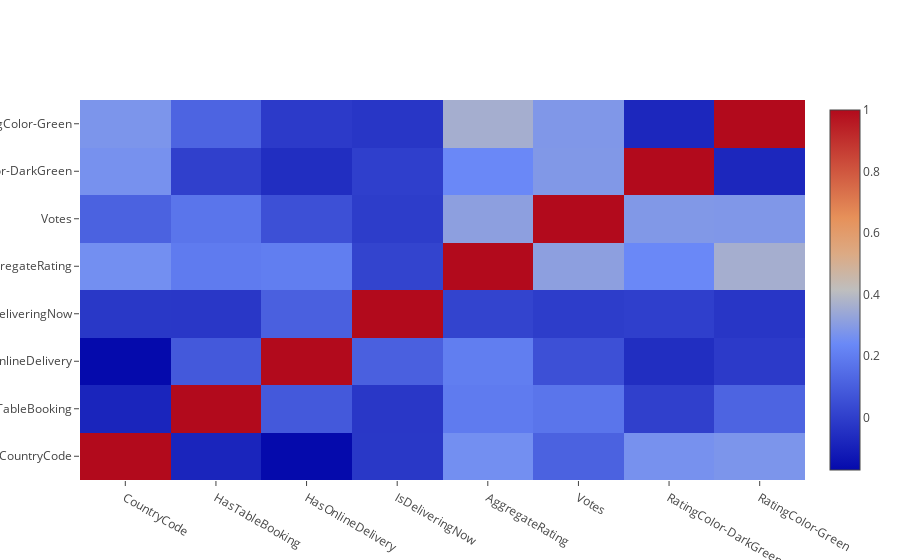

Notebook code for this chart:
### Code cell
trace = go.Heatmap(z=np.array(corr_matrix), x=corr_matrix.columns, y=corr_matrix.columns)
data=[trace]
iplot(data)

### Figure 1 — Plotly figure (JSON) as saved in the notebook; plotly's stock layout.template omitted (floating-point values rounded to 4 significant figures)
{"data": [{"type": "heatmap", "x": ["CountryCode", "HasTableBooking", "HasOnlineDelivery", "IsDeliveringNow", "AggregateRating", "Votes", "RatingColor-DarkGreen", "RatingColor-Green"], "y": ["CountryCode", "HasTableBooking", "HasOnlineDelivery", "IsDeliveringNow", "AggregateRating", "Votes", "RatingColor-DarkGreen", "RatingColor-Green"], "z": [[1, -0.08387, -0.1694, -0.0217, 0.2587, 0.1129, 0.2661, 0.2782], [-0.08387, 1, 0.08455, -0.02472, 0.1948, 0.1753, 0.003442, 0.1219], [-0.1694, 0.08455, 1, 0.1089, 0.2043, 0.05755, -0.05417, -0.01329], [-0.0217, -0.02472, 0.1089, 1, 0.01839, -0.005689, 0.002623, -0.02769], [0.2587, 0.1948, 0.2043, 0.01839, 1, 0.313, 0.2381, 0.3631], [0.1129, 0.1753, 0.05755, -0.005689, 0.313, 1, 0.2882, 0.2854], [0.2661, 0.003442, -0.05417, 0.002623, 0.2381, 0.2882, 1, -0.07436], [0.2782, 0.1219, -0.01329, -0.02769, 0.3631, 0.2854, -0.07436, 1]]}], "layout": {}}
